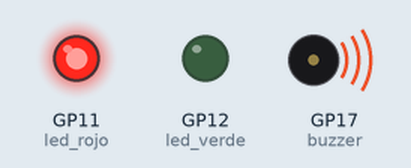
The program below on a simulated Raspberry Pi Pico running MicroPython. Shown: output pins drawn as LEDs (lit = HIGH), buzzer (waves = sounding). What the program prints to the serial console is not drawn.

Above: at 0.7 s.
At 17.1 s:
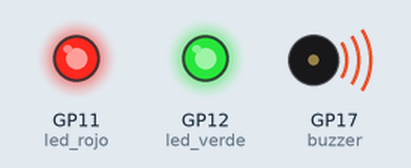
At 25.4 s:
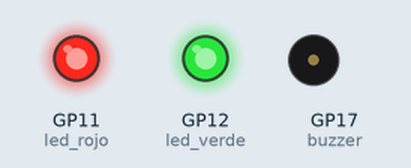
At 33.9 s:
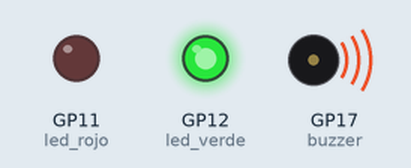
At 34.8 s:
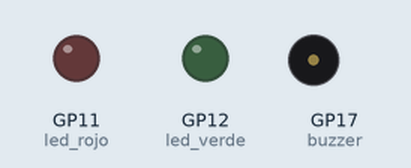
Timing chart, 0 to 40.0 s (numbered marks = the images above):
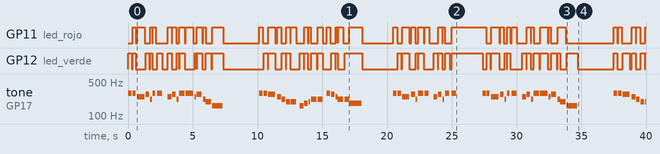

Measured:
- by itself, GP11 (led_rojo): LOW → HIGH at 0.35 s, → LOW 0.25 s later, → HIGH 0.10 s later, → LOW 0.60 s later, … (89 changes in this stretch)
- by itself, tone on GP17 (buzzer): plays 293 Hz for 0.27 s, 293 Hz for 0.23 s, 246 Hz for 0.58 s, 277 Hz for 0.27 s, 220 Hz for 0.14 s, 293 Hz for 0.22 s … (71 notes in this stretch)

The program:

Cielito_Lindo.py
```python
from machine import Pin, PWM
import time

# --- 1. CONFIGURACIÓN DEL HARDWARE ---
buzzer = PWM(Pin(17))

led_rojo = Pin(11, Pin.OUT)
led_verde = Pin(12, Pin.OUT)

def color_apagado():
    led_rojo.value(0); led_verde.value(0)

def color_verde():
    led_rojo.value(0); led_verde.value(1)

def color_rojo():
    led_rojo.value(1); led_verde.value(0)

def color_blanco():
    led_rojo.value(1); led_verde.value(1)

colores_patrios = [color_verde, color_blanco, color_rojo]

# --- 2. TUS TUPLAS ORIGINALES ---
NUEVAS_NOTAS = [
    (0, 0.69), (8.18, 0.0), (0, 1.38), (8.18, 0.0), (0, 1.03), (8.18, 0.0), (0, 1.03),
    (8.18, 0.0), (0, 1.03), (8.18, 0.0), (0, 1.03), (8.18, 0.0), (0, 1.03), (8.18, 0.0),
    (0, 1.03), (8.18, 0.0), (0, 1.03), (8.18, 0.0), (0, 2.05), (8.18, 0.0), (0, 1.98),
    (8.18, 0.0), (0, 1.96), (8.18, 0.0), (0, 1.98), (8.18, 0.0), (0, 2.0), (8.18, 0.0),
    (0, 1.0), (293.66, 0.27), (0, 0.06), (293.66, 0.23), (0, 0.1), (246.94, 0.58),
    (0, 0.08), (277.18, 0.27), (0, 0.06), (220.0, 0.14), (0, 0.03), (293.66, 0.22),
    (0, 0.11), (293.66, 0.4), (0, 0.42), (246.94, 0.29), (0, 0.04), (277.18, 0.27),
    (0, 0.06), (220.0, 0.16), (0, 0.01), (293.66, 0.41), (0, 0.08), (293.66, 0.58),
    (0, 0.08), (246.94, 0.14), (0, 0.03), (277.18, 0.39), (0, 0.1), (220.0, 0.16),
    (0, 0.0), (196.0, 0.41), (0, 0.08), (164.81, 0.82), (0, 2.81), (293.66, 0.25),
    (0, 0.08), (293.66, 0.26), (0, 0.07), (277.18, 0.53), (0, 0.14), (246.94, 0.3),
    (0, 0.03), (220.0, 0.28), (0, 0.06), (196.0, 0.28), (0, 0.06), (196.0, 0.41),
    (0, 0.25), (164.81, 0.31), (0, 0.02), (185.0, 0.27), (0, 0.06), (196.0, 0.14),
    (0, 0.03), (220.0, 0.42), (0, 0.08), (220.0, 0.37), (0, 0.3), (293.66, 0.27),
    (0, 0.06), (277.18, 0.29), (0, 0.04), (246.94, 0.15), (0, 0.01), (220.0, 0.41),
    (0, 0.1), (220.0, 0.35), (0, -0.01), (185.0, 0.97), (0, 2.4), (293.66, 0.28),
    (0, 0.06), (293.66, 0.25), (0, 0.08), (246.94, 0.54), (0, 0.14), (277.18, 0.29),
    (0, 0.04), (220.0, 0.13), (0, 0.03), (293.66, 0.42), (0, 0.09), (293.66, 0.31),
    (0, 0.36), (246.94, 0.28), (0, 0.05), (277.18, 0.29), (0, 0.04), (220.0, 0.14),
    (0, 0.03), (293.66, 0.33), (0, 0.17), (293.66, 0.36)
]

print("=========================================")
print(" ▶️ REPRODUCIENDO MELODÍA ")
print("=========================================")

indice_color = 0
musica_iniciada = False  # Nueva bandera para saltar los silencios largos del inicio

try:
    while True:
        for frecuencia_float, duracion_seg in NUEVAS_NOTAS:

            # 1. Filtro contra tiempos negativos o ceros
            if duracion_seg <= 0:
                continue

            frecuencia = int(frecuencia_float)

            # 2. Lógica para silencios y frecuencias inaudibles (< 20Hz)
            if frecuencia < 20:
                # Si es un silencio, pero la música no ha empezado, lo saltamos
                if not musica_iniciada:
                    continue

                # Si la música ya empezó, respetamos los silencios normales de la canción
                buzzer.duty_u16(0)
                color_apagado()
                time.sleep(duracion_seg)

            # 3. Lógica para las notas musicales reales
            else:
                musica_iniciada = True # ¡Ya encontramos la primera nota!

                colores_patrios[indice_color]()
                indice_color = (indice_color + 1) % 3

                buzzer.freq(frecuencia)
                buzzer.duty_u16(16384)
                time.sleep(duracion_seg)

                # Micro-silencio separador
                buzzer.duty_u16(0)
                time.sleep(0.015)

        print("\nCiclo terminado, reiniciando...")
        musica_iniciada = False # Reiniciamos la bandera para la siguiente vuelta
        time.sleep(2.0)

except KeyboardInterrupt:
    print("\n[INFO] Ejecución detenida.")
finally:
    buzzer.duty_u16(0)
    color_apagado()
    print("🔒 HW seguro.")
```
